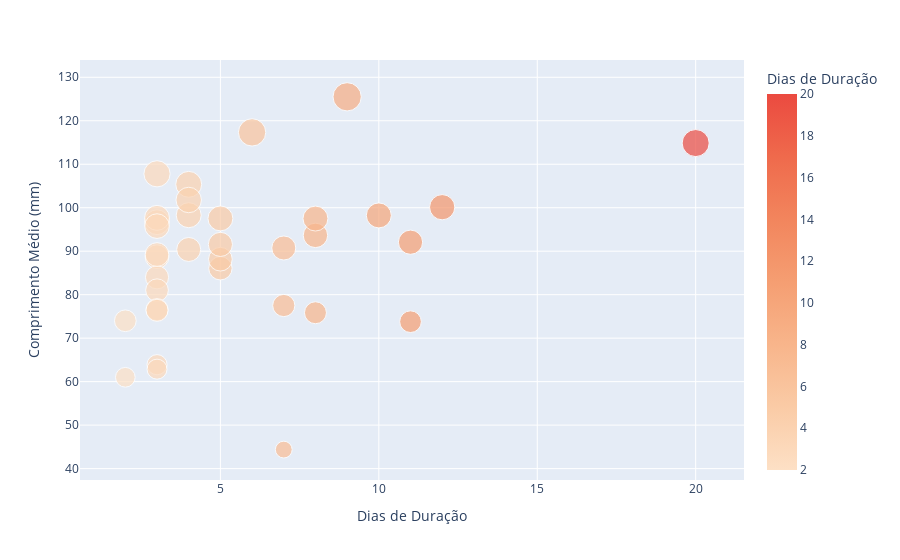

Notebook code for this chart:
### Code cell
px.scatter(duracao_com_medidas, x='Dias de Duração', y='Comprimento Médio (mm)',  color='Dias de Duração',color_continuous_scale='peach', size='Comprimento Médio (mm)')

### Figure 1 — Plotly figure (JSON) as saved in the notebook; plotly's stock layout.template omitted (floating-point values rounded to 4 significant figures)
{"data": [{"hovertemplate": "Dias de Duração=%{marker.color}<br>Comprimento Médio (mm)=%{marker.size}<extra></extra>", "legendgroup": "", "marker": {"color": [9, 3, 12, 4, 10, 2, 7, 20, 7, 3, 5, 8, 8, 3, 3, 7, 5, 4, 3, 3, 3, 3, 5, 11, 3, 11, 5, 8, 3, 2, 4, 4, 3, 3, 6], "coloraxis": "coloraxis", "size": [125.5, 88.73, 100.1, 90.4, 98.23, 61, 44.37, 114.9, 77.51, 96.67, 86.08, 93.64, 97.51, 84, 81.03, 90.74, 97.54, 98.28, 63.9, 76.57, 97.67, 89.23, 88.16, 73.79, 107.8, 92.07, 91.56, 75.85, 95.77, 74, 105.4, 101.8, 62.87, 76.4, 117.3], "sizemode": "area", "sizeref": 0.3138, "symbol": "circle"}, "mode": "markers", "name": "", "orientation": "v", "showlegend": false, "type": "scatter", "x": [9, 3, 12, 4, 10, 2, 7, 20, 7, 3, 5, 8, 8, 3, 3, 7, 5, 4, 3, 3, 3, 3, 5, 11, 3, 11, 5, 8, 3, 2, 4, 4, 3, 3, 6], "xaxis": "x", "y": [125.5, 88.73, 100.1, 90.4, 98.23, 61, 44.37, 114.9, 77.51, 96.67, 86.08, 93.64, 97.51, 84, 81.03, 90.74, 97.54, 98.28, 63.9, 76.57, 97.67, 89.23, 88.16, 73.79, 107.8, 92.07, 91.56, 75.85, 95.77, 74, 105.4, 101.8, 62.87, 76.4, 117.3], "yaxis": "y"}], "layout": {"coloraxis": {"colorbar": {"title": {"text": "Dias de Duração"}}, "colorscale": [[0, "rgb(253, 224, 197)"], [0.1667, "rgb(250, 203, 166)"], [0.3333, "rgb(248, 181, 139)"], [0.5, "rgb(245, 158, 114)"], [0.6667, "rgb(242, 133, 93)"], [0.8333, "rgb(239, 106, 76)"], [1, "rgb(235, 74, 64)"]]}, "legend": {"itemsizing": "constant", "tracegroupgap": 0}, "margin": {"t": 60}, "xaxis": {"anchor": "y", "domain": [0, 1], "title": {"text": "Dias de Duração"}}, "yaxis": {"anchor": "x", "domain": [0, 1], "title": {"text": "Comprimento Médio (mm)"}}}}
